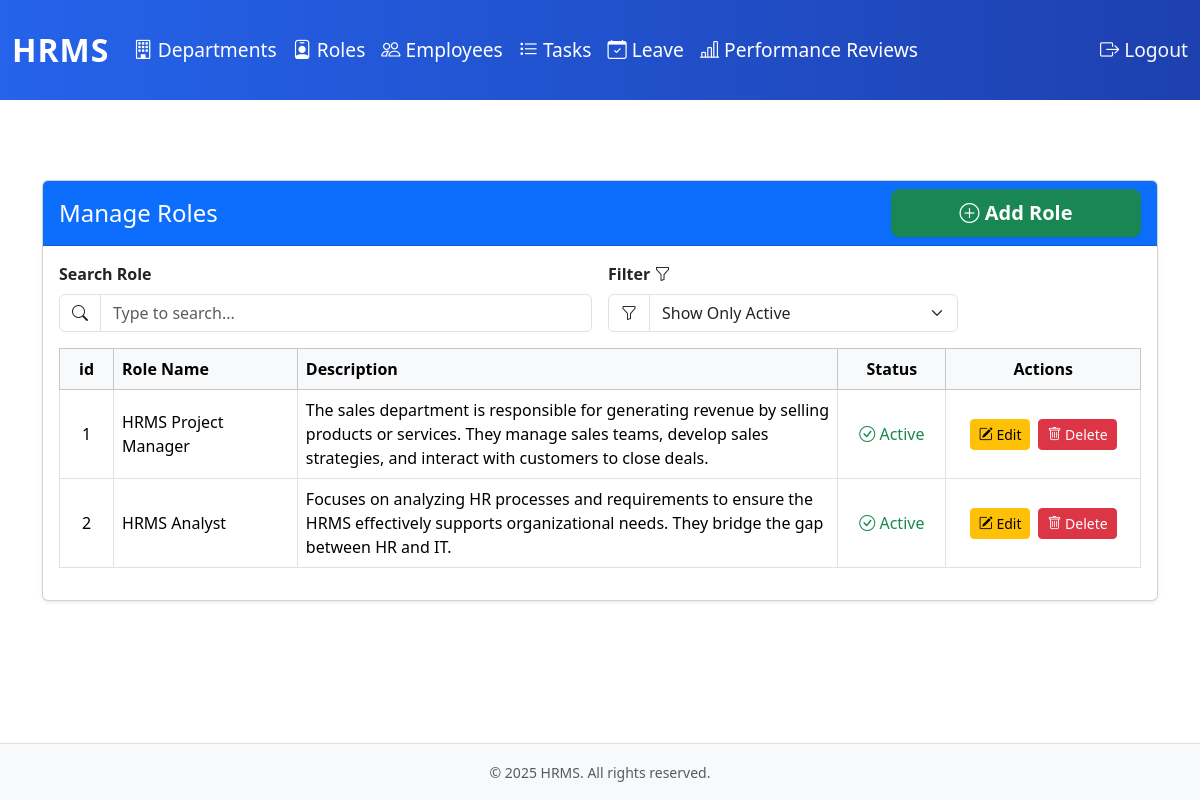
The app's page /roles/ (signed in) with its own data.
### hrm_app/models.py (models this page shows, shortened)
class Role(models.Model):
    role_id = models.AutoField(primary_key=True)
    role_name = models.CharField(max_length=100, unique=True)
    description = models.CharField(max_length=200)
    created_at = models.DateTimeField(default=timezone.now)
    updated_at = models.DateTimeField(auto_now=True)
    status = models.BooleanField(default=True)  # True = Active, False = Inactive (soft delete)

### hrm_app/views.py (the view)
# urls.py: path('roles/', views.role_list, name='role_list'),
@admin_required
def role_list(request):
    search_query = request.GET.get('search', '').strip()
    filter_option = request.GET.get('active', '1')  # '1' = active, '0' = all, '2' = inactive
    roles = Role.objects.all()
    if search_query:
        roles = roles.filter(role_name__icontains=search_query)
    if filter_option == '1':
        roles = roles.filter(status=True)
    elif filter_option == '2':
        roles = roles.filter(status=False)
    return render(request, 'hrm_app/role_list.html', {
        'roles': roles,
        'search_query': search_query,
        'filter_option': filter_option,
    })

### hrm_app/templates/hrm_app/role_list.html (shortened to what this page needs)
{% extends 'hrm_app/base.html' %}
{% block content %}
<div class="card shadow-sm">
    <div class="card-header bg-primary text-white d-flex justify-content-between align-items-center ">
        <h4 class="mb-0">Manage Roles</h4>
        <a href="{% url 'role_create' %}" class="btn btn-success btn-lg px-4 fw-bold shadow-sm" style="width: 250px;">
            <i class="bi bi-plus-circle"></i> Add Role
        </a>
    </div>
    <div class="card-body">
        <form method="get" class="row g-3 mb-3 align-items-end" id="filterForm">
            <div class="col-md-6">
                <label for="searchInput" class="form-label fw-semibold">Search Role</label>
                <div class="input-group">
                    <span class="input-group-text bg-white"><i class="bi bi-search"></i></span>
                    <input type="text" name="search" class="form-control" placeholder="Type to search..." value="{{ request.GET.search }}" id="searchInput">
                </div>
            </div>
            <div class="col-md-4">
                <label for="filterDropdown" class="form-label fw-semibold">Filter <i class="bi bi-funnel"></i></label>
                <div class="input-group">
                    <span class="input-group-text bg-white"><i class="bi bi-funnel"></i></span>
                    <select name="active" class="form-select" id="filterDropdown">
                        <option value="1" {% if request.GET.active == '1' or not request.GET.active %}selected{% endif %}>Show Only Active</option>
                    </select>
                </div>
            </div>
        </form>
        <div class="table-responsive">
            <table class="table table-hover table-bordered align-middle text-center">
                <thead class="table-light">
                    <tr>
                        <th scope="col" style="width: 5%;">id</th>
                        <th scope="col" class="text-start">Role Name</th>
                        <th scope="col" class="text-start" style="width: 50%;">Description</th>
                        <th scope="col" style="width: 10%;">Status</th>
                        <th scope="col" style="width: 18%;">Actions</th>
                    </tr>
                </thead>
                <tbody>
                    {% for role in roles %}
                    <tr class="{% if not role.status %}table-secondary{% endif %}">
                        <td>{{ forloop.counter }}</td>
                        <td class="text-start">{{ role.role_name }}</td>
                        <td class="text-start">{{ role.description }}</td>
                        <td>
                            {% if not role.status %}
                                <span class="text-secondary"><i class="bi bi-x-circle"></i> Inactive</span>
                            {% else %}
                                <span class="text-success"><i class="bi bi-check-circle"></i> Active</span>
                            {% endif %}
                        </td>
                        <td>
                            <div class="d-flex justify-content-center gap-2">
                                <a href="{% url 'role_update' role.pk %}" class="btn btn-warning btn-sm">
                                    <i class="bi bi-pencil-square"></i> Edit
                                </a>
                                {% if not role.status %}
                                <a href="{% url 'role_reactivate' role.pk %}" class="btn btn-success btn-sm">
                                    <i class="bi bi-arrow-repeat"></i> Reactivate
                                </a>
                                {% else %}
                                <a href="{% url 'role_delete' role.pk %}" class="btn btn-danger btn-sm">
                                    <i class="bi bi-trash"></i> Delete
                                </a>
                                {% endif %}
                            </div>
                        </td>
                    </tr>
                    {% empty %}
                    <tr>
                        <td colspan="5" class="text-muted">No roles found.</td>
                    </tr>
                    {% endfor %}
                </tbody>
            </table>
        </div>
    </div>
</div>
{% endblock %}

### hrm_app/templates/hrm_app/base.html (style rules this page uses)
html, body { height: 100%; }
body { display: flex; flex-direction: column; min-height: 100vh; }

### records on screen
Role: role_name "HRMS Project Manager", description "The sales department is responsible for generating revenue by selling products or services. They manage sales teams, develop sales strategies, and interact with customers to close deals.", status True (drawn)
Role: role_name "HRMS Analyst", description "Focuses on analyzing HR processes and requirements to ensure the HRMS effectively supports organizational needs. They bridge the gap between HR and IT.", status True (drawn)
